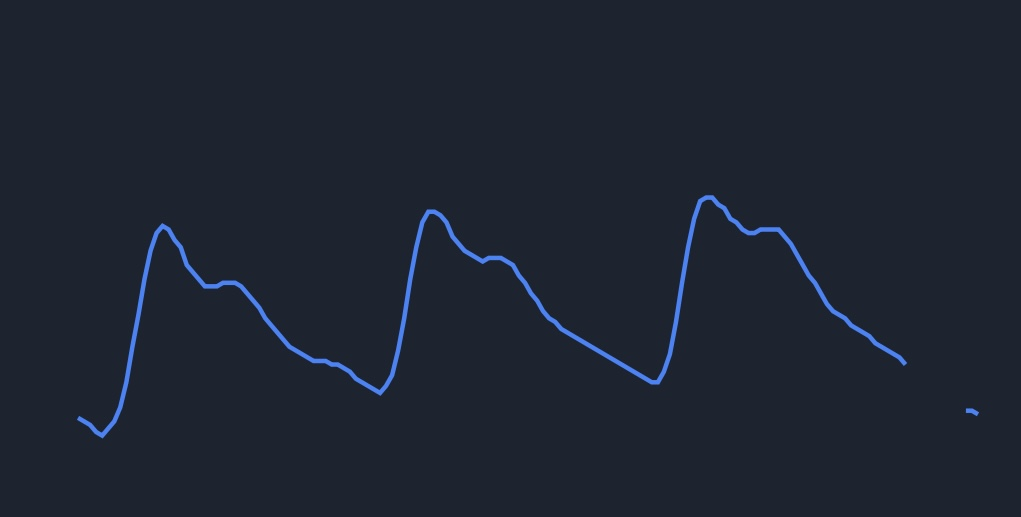
#> input picture notebooks/digitise_image/input/pleth.jpg, 1021 x 517 px; its folder holds only this picture in this run
$ jupyter execute --allow-errors digitise_wave_image.ipynb
#> lines starting #> are read from the running program, lines starting #| are printed output that depends on the picture; after the words box and inside, x2 and y2 are one past the last pixel; in counts of white or black regions, pixels touching at a corner belong together
# 🧭 Introduction

This notebook converts images of waveform traces (e.g., ECG, PPG) into digitized CSV files.
It:
- Processes one or more images placed in the input/ folder
- Extracts the pixel coordinates of the waveform trace
- Saves the result to the output/ folder in CSV format (x_pixel, y_pixel)
- We work in pixel space.
- No time or amplitude calibration is applied in this notebook — this will be handled separately if needed.

# 🛠️ Install and Import Required Libraries

[cell 1]
import cv2
import numpy as np
import pandas as pd
import matplotlib.pyplot as plt
from pathlib import Path

# 🗂️ Define Paths and List Input Images

[cell 2]
# Set up base folders
base_path = Path.cwd()
input_folder = base_path / "input"
output_folder = base_path / "output"

# Supported image extensions
image_extensions = [".png", ".jpg", ".jpeg"]

# List image files
image_files = [f for f in input_folder.iterdir() if f.suffix.lower() in image_extensions]

print(f"Found {len(image_files)} image(s) for digitization:")
for f in image_files:
    print(" -", f.name)

# 🖼️ Preview the Images

We’ll define a helper function to load and display an image using OpenCV and matplotlib. Images are assumed to be standard 2D waveforms on a white or light background.

[cell 3]
def preview_image(image_path, figsize=(4, 1)):
    """Display an image with optional figsize (default 4x1)."""
#> called with figsize = (4, 1)
    image = cv2.imread(str(image_path))
#> image is the input picture: shape (517, 1021, 3); mean B, G, R 49.6, 36.3, 29.6
    plt.figure(figsize=figsize)
    plt.imshow(image)
    plt.axis("off")
    plt.title(f"Preview {image_path.name}")
    plt.show()

for image_path in image_files:
    preview_image(image_path)

# ⚙️ Grayscale Conversion and Standardization

Before we can extract waveforms from the images, we need to standardize their format so all downstream processing behaves consistently.

Real-world images vary in background brightness and trace appearance — some are light with dark traces, others are dark with light traces.
To make our pipeline robust, we apply the following preprocessing steps:
	1.	Convert the image to grayscale – color is unnecessary for waveform digitization.
	2.	Apply a Gaussian blur – this reduces noise and enhances faint or broken traces.
	3.	Use Otsu’s thresholding – this automatically finds a brightness cutoff that separates foreground (trace) from background.
	4.	Ensure correct polarity – if the background is not bright enough (i.e., the trace comes out white on black), we invert the result so the trace becomes black and the background white.
	5.	Enhance the trace with dilation – we use a small morphological kernel to slightly thicken faint traces.
	6.	Save the standardized binary image to the output/ folder using the original filename with a _std suffix.
	7.	Preview the result using both small and large preview windows to confirm the trace is now clean and black on a white background.

The result is a set of black-on-white, binary images with clearly defined waveform traces — ideal for the next step: extracting the shape of the waveform for digitization.

[cell 4]
def to_grayscale(image_path):
    """Load and convert an image to grayscale."""
    return cv2.imread(str(image_path), cv2.IMREAD_GRAYSCALE)
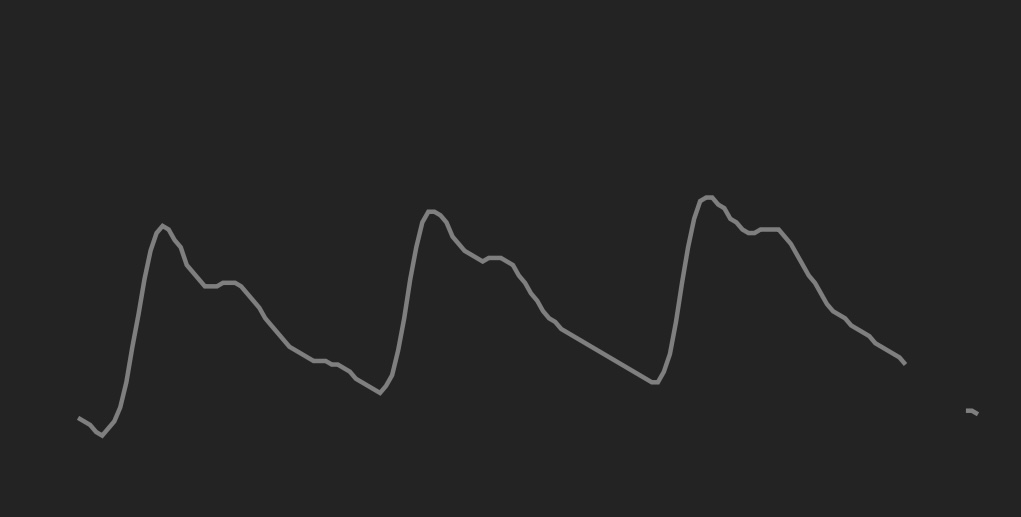
#> returned value: shape (517, 1021); min 29, max 135, mean 36.2

def is_bright_background(gray_image, sample_fraction=0.05):
    """Estimate if the image background is bright by sampling the corners."""
    h, w = gray_image.shape
    s = int(min(h, w) * sample_fraction)
    corners = [
        gray_image[0:s, 0:s],
        gray_image[0:s, -s:],
        gray_image[-s:, 0:s],
        gray_image[-s:, -s:]
    ]
    avg = np.mean([np.mean(c) for c in corners])
    return avg > 127

def make_background_white(image):
    """Convert to black trace on white background using blur + Otsu threshold."""
    blurred = cv2.GaussianBlur(image, (5, 5), 0)
    _, binary = cv2.threshold(blurred, 0, 255, cv2.THRESH_BINARY + cv2.THRESH_OTSU)
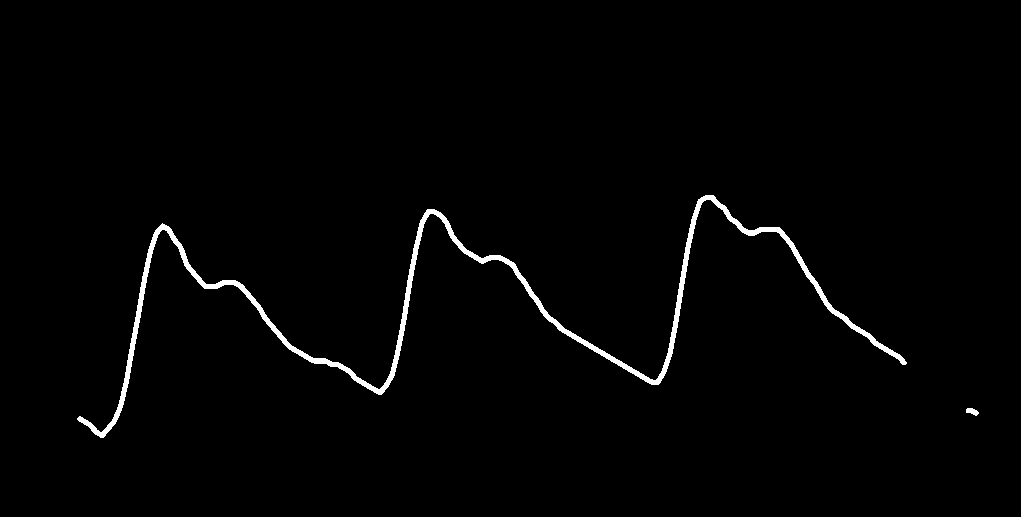
#> binary: shape (517, 1021); 1.5% white; 2 white regions, box (x1, y1, x2, y2) and area: (77, 195, 907, 438) 7730, (966, 408, 979, 416) 66
    if np.mean(binary) < 127:
        binary = 255 - binary
    kernel = np.ones((2, 2), np.uint8)
    binary = cv2.dilate(binary, kernel, iterations=1)
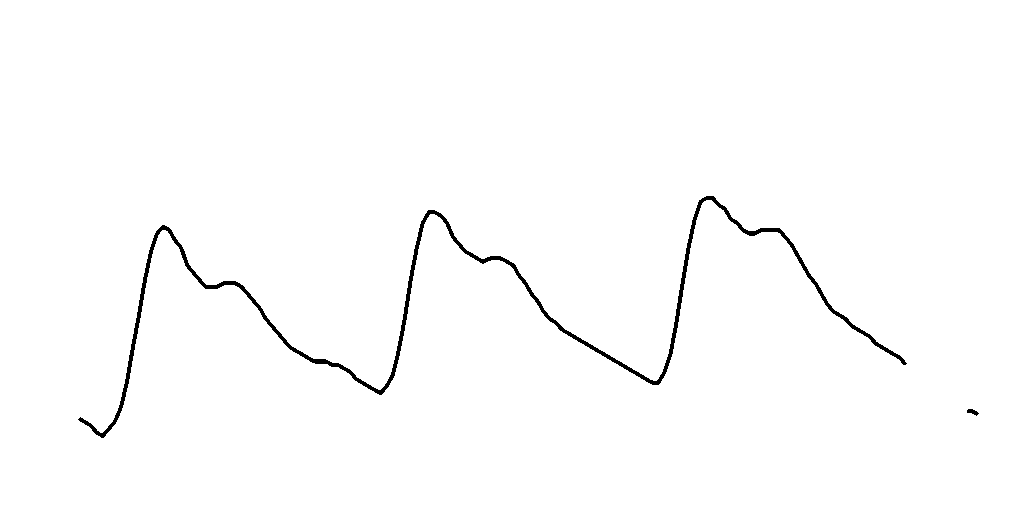
#> binary: shape (517, 1021); 98.9% white; 2 black regions, box (x1, y1, x2, y2) and area: (78, 196, 907, 438) 5782, (967, 409, 979, 416) 46
    return binary

def invert_if_dark_background(gray_image):
    """Invert image if background is dark."""
    return gray_image if is_bright_background(gray_image) else 255 - gray_image

# Make a list of the standardized image paths
standardized_paths = []

for image_path in image_files:
    gray = to_grayscale(image_path)
    standardized = make_background_white(gray)

    # Define output filename with _std suffix
    output_path = output_folder / f"{image_path.stem}_std{image_path.suffix}"
    cv2.imwrite(str(output_path), standardized)

    # Add the image paths to a list for later use
    standardized_paths.append(output_path)

    # Preview both thumbnail and full version
    preview_image(output_path)  # Small
    # preview_image(output_path, figsize=(10, 4))  # Large

# 📉 Extract the Digitized Curve

In this final stage, we convert our cleaned binary waveform image into two outputs:

1. A **digitised image** showing a smooth, connected version of the trace
2. A **CSV file** containing the full-resolution list of trace pixel coordinates

---

### Why use all black pixels?

Our preprocessing ensured the waveform is:
- Clean and thin (1–2 pixels wide)
- Set against a pure white background
- Without overlaps or double-backs

This makes it safe and desirable to extract **every black pixel** — giving us the most accurate digital version of the waveform, suitable for ML analysis.

---

### What we do in this step:

1. **Extract all black pixels** from the binary image
   We use `np.where()` to find every (x, y) point where the trace exists.

2. **Sort the pixels left-to-right**
   Since `np.where()` returns the coordinates in arbitrary order, we sort them by `x` to ensure the trace is rendered as a clean, connected line.

3. **Render the trace**
   We use OpenCV’s `cv2.polylines()` with anti-aliasing to draw a smooth trace on a blank white image.

4. **Save the digitised trace and CSV**
   - The image helps us visually inspect the digitisation
   - The CSV is the key data for downstream ML projects

---

### What’s in the CSV?

Each row in the CSV represents a pixel on the trace:
| x_pixel | y_pixel |
|---------|---------|
| 0       | 156     |
| 1       | 157     |
| ...     | ...     |

This gives a precise digital version of the waveform, without smoothing, compression, or filtering.

The digitised image and CSV are now ready for feature extraction, analysis, or model training.

[cell 5]
def extract_trace(binary_image):
    """Extract all black trace pixels, sorted left-to-right for drawing."""
    y_pixel, x_pixel = np.where(binary_image == 0)
#> y_pixel = 3695 values from 196 to 437; x_pixel = 3695 values, max 978 at index 3551, min 79 at index 3575, mean 470
    sorted_idx = np.argsort(x_pixel)
#> sorted_idx = 3695 values, max 3694 at index 75, min 0 at index 2989, mean 1847
#> `x_pixel, y_pixel = extract_trace(binary_img)`: x_pixel = 3695 values from 79 to 978; y_pixel = 3695 values, max 437 at index 68, min 196 at index 2989, mean 305.1
    return x_pixel[sorted_idx], y_pixel[sorted_idx]

def create_digitised_image(x_pixel, y_pixel, width, height):
    """Draw a clean connected trace from sorted black pixels."""
#> called with x_pixel = array of shape (3695,), y_pixel = array of shape (3695,), width = 1021, height = 517
    img = np.ones((height, width), dtype=np.uint8) * 255
    trace = np.column_stack((x_pixel, y_pixel)).astype(np.int32)
#> trace = 3695 pairs, first value 79 to 978, second value 196 to 437
    cv2.polylines(img, [trace], isClosed=False, color=0, thickness=1, lineType=cv2.LINE_AA)
    return img

#> (the rest of this cell did not finish here and is left out)

#> `trace_df = pd.DataFrame({"x_pixel": x_pixel, "y_pixel": y_pixel})`: trace_df = table of 3695 rows and 2 columns

    # Save full-resolution pixel data
    trace_df = pd.DataFrame({"x_pixel": x_pixel, "y_pixel": y_pixel})
    csv_path = output_folder / f"{std_path.stem}_trace.csv"
    trace_df.to_csv(csv_path, index=False)
